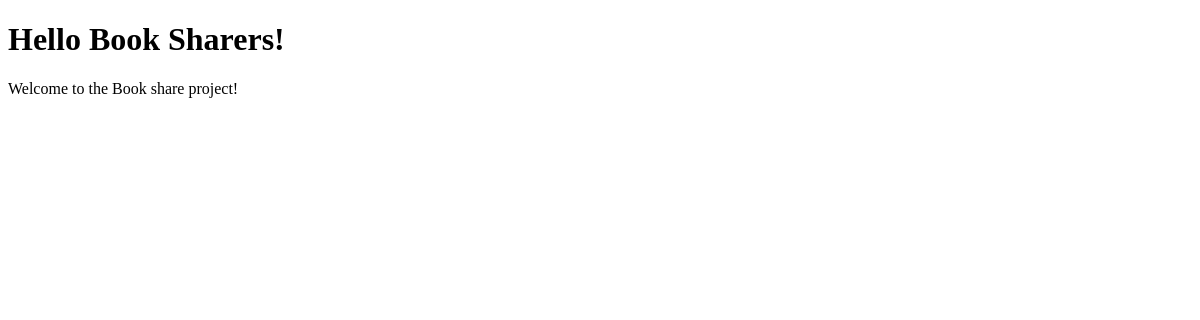
/api/books/, run on an earlier commit of the app's database.
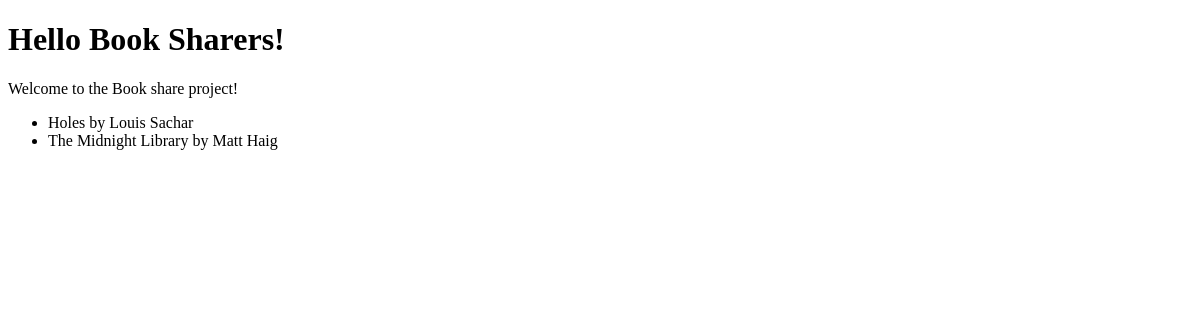
And on a later commit of the database.
### books/models.py (models this page shows)
class Book(models.Model):
    title = models.CharField(max_length=255)
    author = models.CharField(max_length=255)
    cover = models.IntegerField()
    rating = models.CharField(max_length=255)
    review = models.CharField(max_length=255)
    swapspot = models.CharField(max_length=255)

### books/views.py (the view)
# urls.py: path('', views.allbooks, name='books'),
def allbooks(request):
    mybooks = Book.objects.all().values()
    template = loader.get_template('all_books.html')
    context = {
       'mybooks': mybooks,
    }
    return HttpResponse(template.render(context, request))

### books/templates/all_books.html
<!DOCTYPE html>
<html>
<body>
<h1>Hello Book Sharers!</h1>
<p>Welcome to the Book share project!</p>
<ul>
  {% for x in mybooks %}
    <li>{{ x.title }} by {{ x.author }}</li>
  {% endfor %}
</ul>
</body>
</html>

What changed in the data, as far as the page shows it:
added Book: title "Holes", author "Louis Sachar"
added Book: title "The Midnight Library", author "Matt Haig"
